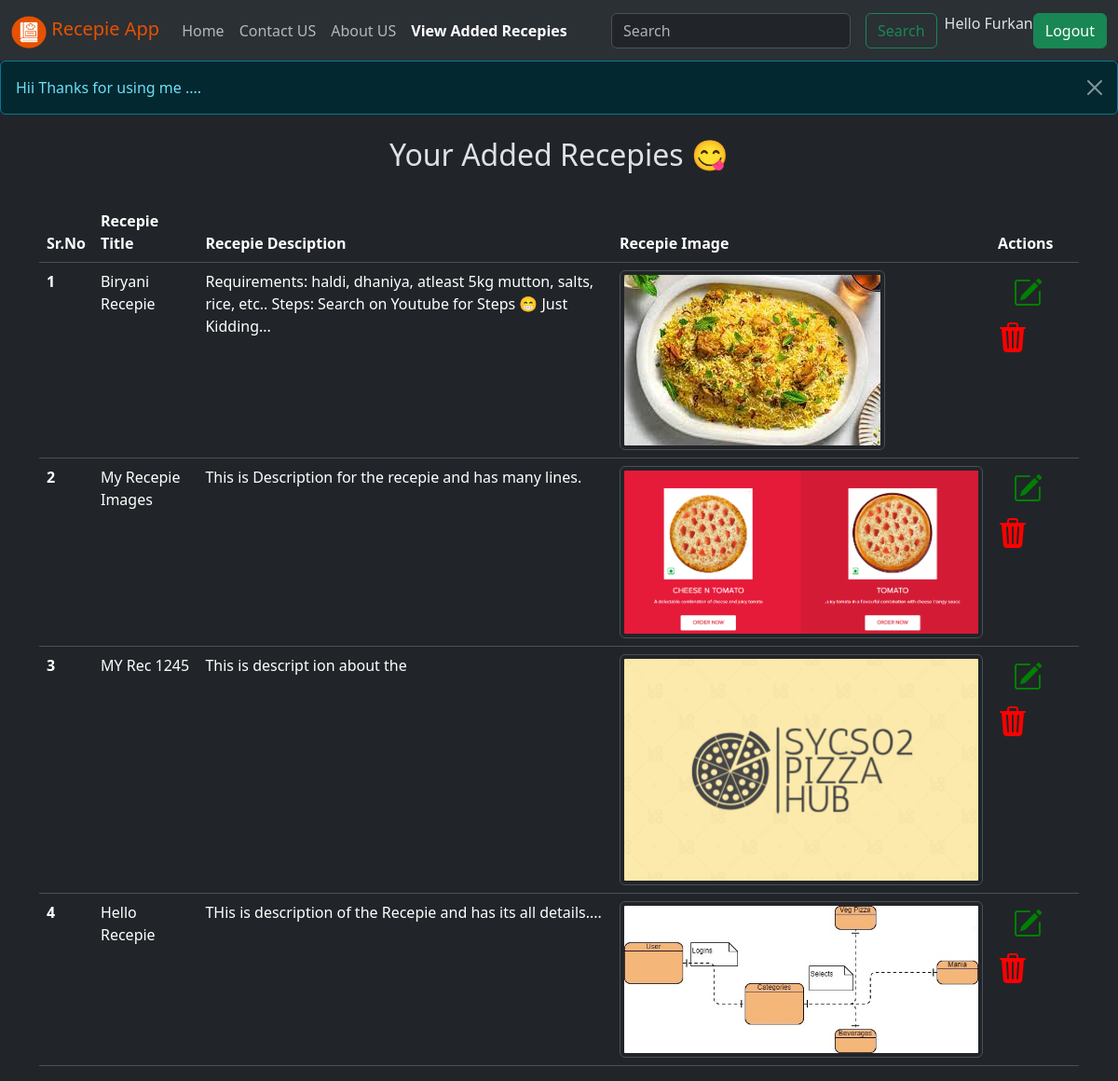
The page /viewRecepies (signed in) on the database its author committed.
### vege/models.py (models this page shows, shortened)
class RecpieUpload(models.Model):
    user = models.ForeignKey(User, on_delete=models.SET_NULL, null=True)
    title = models.CharField(max_length=255)
    description = models.TextField(null=False)
    recepie_image = models.ImageField(upload_to='recepies')

### vege/views.py (the view)
# urls.py: path('viewRecepies', views.view_rec, name="view_recepies"),
@login_required(login_url='/accounts/login')
def view_rec(request):
    messages.info(request, "Hii Thanks for using me ....")
    querySet = RecpieUpload.objects.all()
    if request.GET.get('search'):
        querySet = querySet.filter(title__icontains = request.GET.get('search'))
    context = {'dishes': querySet}
    return render(request, 'view_rec.html', context=context)

### vege/templates/view_rec.html (shortened to what this page needs)
{% extends 'base.html' %}
{% block button %}
<form class="d-flex" role="search">
  <input class="form-control me-2" type="search" placeholder="Search" aria-label="Search" name="search">
  <button class="btn btn-outline-success mx-2" type="submit">Search</button>
</form>
{% endblock button %}
{% block base %}
{% if messages %}
{% for message in messages %}
<div class="alert alert-{{ message.tags }}  alert-dismissible fade show my-0" role="alert">
  {{message}}
  <button type="button" class="btn-close" data-bs-dismiss="alert" aria-label="Close"></button>
</div>
{% endfor %}
{% endif %}
<br>
<h2 align=center>Your Added Recepies 😋</h2>
<br>
<div class="container">
  {% if dishes %}
  <table class="table table-hover">
    <thead>
      <tr>
        <th scope="col">Sr.No</th>
        <th scope="col">Recepie Title</th>
        <th scope="col">Recepie Desciption</th>
        <th scope="col">Recepie Image</th>
        <th scope="col">Actions</th>
      </tr>
    </thead>
    <tbody>
      <tr>
        {% for dish in dishes %}
        <th scope="row">{{forloop.counter}}</th>
        <td>{{dish.title}}</td>
        <td>{{dish.description}}</td>
        <td> <img src="/media/{{dish.recepie_image}}" alt="{{dish.title}}" class="img-thumbnail rounded"></td>
        <td>
          <a href="/updateRecepies/{{dish.id}}" data-bs-toggle="modal" data-bs-target="#modal-{{dish.id}}"><i
              class="bi bi-pencil-square mx-3" style="font-size: xx-large;color: green;" data-toggle="tooltip"
              data-placement="left" title="Edit Recepie"></i></a>
          <a href="deleteRecepies/{{dish.id}}/"><i class="bi bi-trash3-fill" style="font-size: xx-large;color: red;"
              data-toggle="tooltip" data-placement="left" title="Delete Recepie"></i></a>
        </td>
      </tr>
      {% endfor %}
      {% else %}
      <h2 align="center">No Recepies Found 😯</h2>
      {% endif %}
    </tbody>
  </table>
</div>
{% endblock base %}

### vege/templates/base.html (shortened to what this page needs)
<!doctype html>
<html lang="en" data-bs-theme="dark">
<head>
  <link rel="stylesheet" href="/media/myfirst.css">
  <link href="https://cdn.jsdelivr.net/npm/bootstrap@5.3.1/dist/css/bootstrap.min.css" rel="stylesheet"
>
  <link rel="stylesheet" href="https://cdn.jsdelivr.net/npm/bootstrap-icons@1.10.2/font/bootstrap-icons.css"
>
</head>
<body>
  <nav class="navbar navbar-expand-lg bg-body-tertiary">
    <div class="container-fluid">
      <a class="navbar-brand pt-2" href="/" style="color: #E65100;">
        <img src="/media/imgs/logo.png" alt="Logo" width="38" height="35" class="d-inline-block align-text-top">
        Recepie App</a>
      <div class="collapse navbar-collapse" id="navbarSupportedContent">
        <ul class="navbar-nav me-auto mb-2 mb-lg-0">
          <li class="nav-item">
            <a class="nav-link active" aria-current="page" href="/">Home</a>
          </li>
          <li class="nav-item">
            <a class="nav-link" href="/contact" id="contact">Contact US</a>
          </li>
          <li class="nav-item">
            <a class="nav-link" href="/aboutus" id="about">About US</a>
          </li>
          <li class="nav-item">
            <a class="nav-link" href="/viewRecepies" id="view">View Added Recepies</a>
          </li>
        </ul>
        {% block button %}{% endblock button %}
        {% if request.user.is_authenticated %}
        <p>Hello {{request.user.first_name}}</p>
        <a class="btn btn-success" href="/accounts/logout">Logout</a>
        {% else %}
        <a class="btn btn-success" href="/accounts/login">Login</a>
        {% endif %}
      </div>
    </div>
  </nav>
  {% block base %}{% endblock base %}
</body>
</html>

### public/static/myfirst.css (style rules this page uses)
.active { font-weight: bolder; }
.navbar-nav .nav-link.active { font-weight: bolder; }

### rows shown on the page
RecpieUpload: title "Biryani Recepie", description "Requirements: haldi, dhaniya, atleast 5kg mutton, salts, rice, etc.. Steps: Search on Youtube for Steps 😁 Just Kidding...", recepie_image (picture)
RecpieUpload: title "My Recepie Images", description "This is Description for the recepie and has many lines.", recepie_image (picture)
RecpieUpload: title "MY Rec 1245", description "This is descript ion about the", recepie_image (picture)
RecpieUpload: title "Hello Recepie", description "THis is description of the Recepie and has its all details....", recepie_image (picture)

### other values the page prints
{{ request.user.first_name }} "Furkan"
{{ message }} "Hii Thanks for using me ...."
